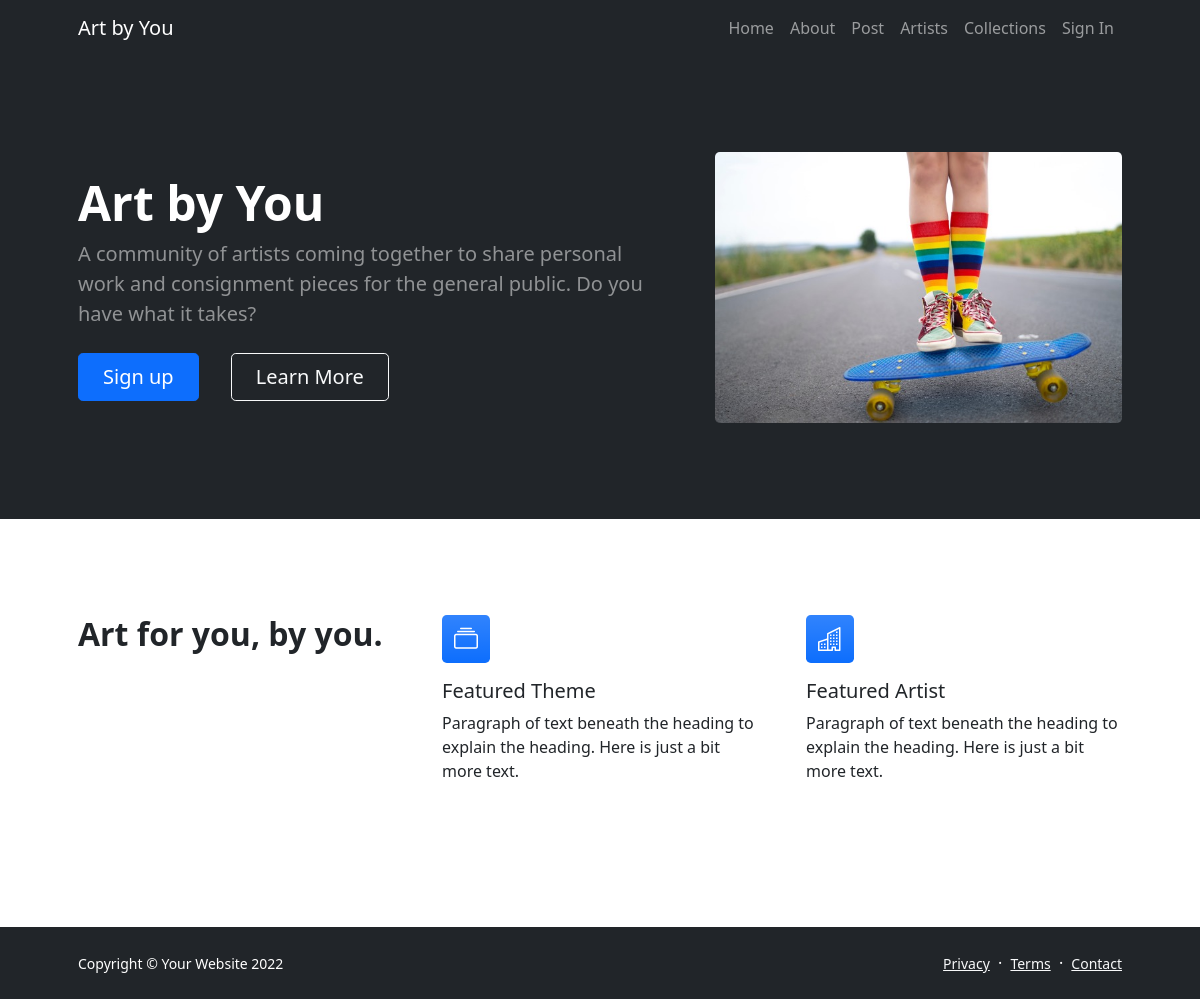
The page / on the database its author committed.
### tables this page shows
CREATE TABLE `About` (
  `AboutID` int(11) NOT NULL,
  `HomePage` text,
  `Story` text,
  `AboutImage` varchar(50) DEFAULT NULL
);

### index.php (the view, shortened to what this page needs)
<!DOCTYPE html>
<html lang="en">
    <head>
        <link href="https://cdn.jsdelivr.net/npm/bootstrap-icons@1.5.0/font/bootstrap-icons.css" rel="stylesheet" />
        <link href="css/styles.css" rel="stylesheet" />
    </head>
    <body class="d-flex flex-column h-100">
        <main class="flex-shrink-0">
            <nav class="navbar navbar-expand-lg navbar-dark bg-dark">
                <div class="container px-5">
                    <a class="navbar-brand" href="index.php">Art by You</a>
                    <div class="collapse navbar-collapse" id="navbarSupportedContent">
                        <ul class="navbar-nav ms-auto mb-2 mb-lg-0">
                            <li class="nav-item"><a class="nav-link" href="index.php">Home</a></li>
                            <li class="nav-item"><a class="nav-link" href="about.php">About</a></li>
                            <li class="nav-item"><a class="nav-link" href="post.php">Post</a></li>
                            <li class="nav-item"><a class="nav-link" href="artists.php">Artists</a></li>
                            <li class="nav-item"><a class="nav-link" href="collections.php">Collections</a></li>
                            <li class="nav-item"><a class="nav-link" href="signin.php">Sign In</a></li>
                        </ul>
                    </div>
                </div>
            </nav>
            <header class="bg-dark py-5">
                <div class="container px-5">
                    <div class="row gx-5 align-items-center justify-content-center">
                        <?php
                            require_once 'serverlogin.php';
                            $conn = new mysqli($db_hostname, $db_username, $db_password, $db_database);
                            mysqli_select_db($conn, $db_database) or die ("Unable to select database:". mysql_error());
                            $mysquery="SELECT HomePage, AboutImage FROM About";
                            $result=mysqli_query($conn,$mysquery);
                            if($result->num_rows>0){
                                while($row=$result->fetch_assoc()){
                                    $text=$row["HomePage"];
                                    $image=$row["AboutImage"];
                                    $output=<<<HTML
                                        <div class="col-lg-8 col-xl-7 col-xxl-6">
                                            <div class="my-5 text-center text-xl-start">
                                                <h1 class="display-5 fw-bolder text-white mb-2">Art by You</h1>
                                                <p class="lead fw-normal text-white-50 mb-4">$text</p>
                                                <div class="d-grid gap-3 d-sm-flex justify-content-sm-center justify-content-xl-start">
                                                    <a class="btn btn-primary btn-lg px-4 me-sm-3" href="about.php">Sign up</a>
                                                    <a class="btn btn-outline-light btn-lg px-4" href="signin.php">Learn More</a>
                                                </div>
                                            </div>
                                        </div>
                                        <div class="col-xl-5 col-xxl-6 d-none d-xl-block text-center"><img class="img-fluid rounded-3 my-5" src="$image" alt="..." /></div>
                                    HTML;
                                    echo $output;
                                }
                            } else{
                                echo "Nothing here to display";
                            }
                        ?>
                    </div>
                </div>
            </header>
            <section class="py-5" id="features">
                <div class="container px-5 my-5">
                    <div class="row gx-5">
                        <div class="col-lg-4 mb-5 mb-lg-0"><h2 class="fw-bolder mb-0">Art for you, by you.</h2></div>
                        <div class="col-lg-8">
                            <div class="row gx-5 row-cols-1 row-cols-md-2">
                                <div class="col mb-5 h-100">
                                    <div class="feature bg-primary bg-gradient text-white rounded-3 mb-3"><i class="bi bi-collection"></i></div>
                                    <h2 class="h5">Featured Theme</h2>
                                    <p class="mb-0">Paragraph of text beneath the heading to explain the heading. Here is just a bit more text.</p>
                                </div>
                                <div class="col mb-5 h-100">
                                    <div class="feature bg-primary bg-gradient text-white rounded-3 mb-3"><i class="bi bi-building"></i></div>
                                    <h2 class="h5">Featured Artist</h2>
                                    <p class="mb-0">Paragraph of text beneath the heading to explain the heading. Here is just a bit more text.</p>
                                </div>
                            </div>
                        </div>
                        </div>
                    </div>
            </section>
        </main>
        <footer class="bg-dark py-4 mt-auto">
            <div class="container px-5">
                <div class="row align-items-center justify-content-between flex-column flex-sm-row">
                    <div class="col-auto"><div class="small m-0 text-white">Copyright &copy; Your Website 2022</div></div>
                    <div class="col-auto">
                        <a class="link-light small" href="#!">Privacy</a>
                        <span class="text-white mx-1">&middot;</span>
                        <a class="link-light small" href="#!">Terms</a>
                        <span class="text-white mx-1">&middot;</span>
                        <a class="link-light small" href="#!">Contact</a>
                    </div>
                </div>
            </div>
        </footer>
    </body>
</html>

### rows shown on the page
about: HomePage "A community of artists coming together to share personal work and consignment pieces for the general public. Do you have what it takes?", AboutImage (picture)
